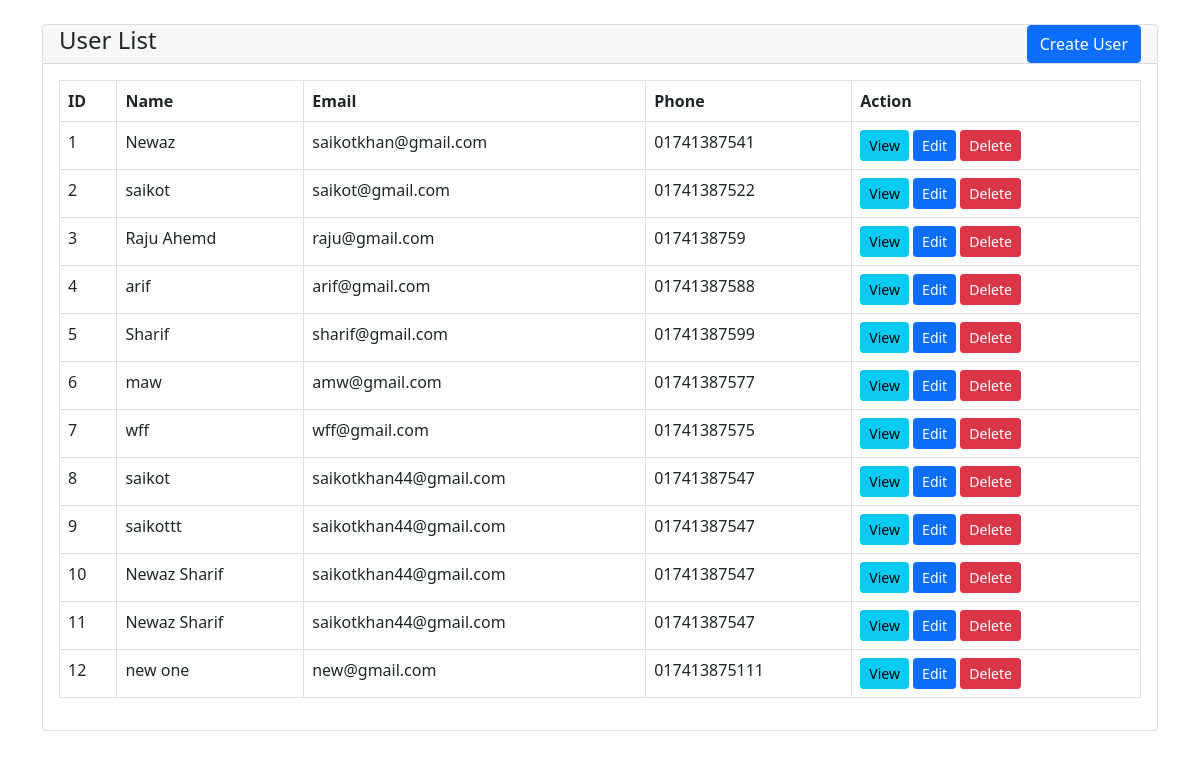
The page / on the database its author committed.
### tables this page shows
CREATE TABLE `user` (
  `id` int(11) NOT NULL,
  `name` varchar(100) NOT NULL,
  `email` varchar(100) NOT NULL,
  `phone` varchar(15) NOT NULL
);

### index.php (the view, shortened to what this page needs)
<?php
    include "database.php";
?>
 <?php include('includes/header.php');?>
    <div class="container mt-4">
        <div class="row">
            <div class="col-sm-12 col-md-12 col-lg-12">
                <div class="card">
                    <div class="card-header d-flex justify-content-between align-items-center p-0 px-3">
                        <h4>User List</h4>
                        <a href="create.php" class="btn btn-primary">Create User</a>
                    </div>
                    <div class="card-body">
                        <table class="table table-stripe tabled table-hover table-bordered table-responsive">
                            <thead>
                                <tr>
                                    <th>ID</th>
                                    <th>Name</th>
                                    <th>Email</th>
                                    <th>Phone</th>
                                    <th>Action</th>
                                </tr>
                            </thead>
                            <tbody>
                                <?php
                                    $query = "SELECT * FROM user";
                                    $query_run = mysqli_query($connection, $query);
                                    if(mysqli_num_rows($query_run) > 0){
                                        foreach($query_run as $key=>$user){
                                        ?>
                                            <tr>
                                                <td><?php echo $key + 1 ?></td>
                                                <td><?php echo $user['name']; ?></td>
                                                <td><?= $user['email']; ?></td>
                                                <td><?= $user['phone']; ?></td>
                                                <td>
                                                    <a href="view.php?id=<?php echo $user['id']; ?>" class="btn btn-info btn-sm">View</a>
                                                    <a href="edit.php?id=<?php echo $user['id']; ?>" class="btn btn-primary btn-sm">Edit</a>
                                                    <form action="main.php" method="POST" class="d-inline">
                                                        <button type="submit" name="delete_user" value="<?php echo $user['id']; ?>" class="btn btn-danger btn-sm">Delete</button>
                                                    </form>
                                                </td>
                                            </tr>
                                        <?php
                                        }
                                    }else{
                                        echo "Data not found";
                                    }
                                ?>
                            </tbody>
                        </table>
                    </div>
                </div>
            </div>
        </div>
    </div>
 <?php include('includes/footer.php');?>

### includes/header.php (shortened to what this page needs)
<!doctype html>
<html lang="en">
  <head>
    <link href="https://cdn.jsdelivr.net/npm/bootstrap@5.0.2/dist/css/bootstrap.min.css" rel="stylesheet">
  </head>
  <body>

### includes/footer.php (shortened to what this page needs)
</body>
</html>

### rows shown on the page
user: name "Newaz", email "saikotkhan@gmail.com", phone "01741387541", $user['id'] 2 (drawn)
user: name "saikot", email "saikot@gmail.com", phone "01741387522", $user['id'] 3 (drawn)
user: name "Raju Ahemd", email "raju@gmail.com", phone "0174138759", $user['id'] 4 (drawn)
user: name "arif", email "arif@gmail.com", phone "01741387588", $user['id'] 5 (drawn)
user: name "Sharif", email "sharif@gmail.com", phone "01741387599", $user['id'] 6 (drawn)
user: name "maw", email "amw@gmail.com", phone "01741387577", $user['id'] 7 (drawn)
user: name "wff", email "wff@gmail.com", phone "01741387575", $user['id'] 8 (drawn)
user: name "saikot", email "saikotkhan44@gmail.com", phone "01741387547", $user['id'] 9 (drawn)
user: name "saikottt", email "saikotkhan44@gmail.com", phone "01741387547", $user['id'] 10 (drawn)
user: name "Newaz Sharif", email "saikotkhan44@gmail.com", phone "01741387547", $user['id'] 11 (drawn)
user: name "Newaz Sharif", email "saikotkhan44@gmail.com", phone "01741387547", $user['id'] 12 (drawn)
user: name "new one", email "new@gmail.com", phone "017413875111", $user['id'] 14 (drawn)
